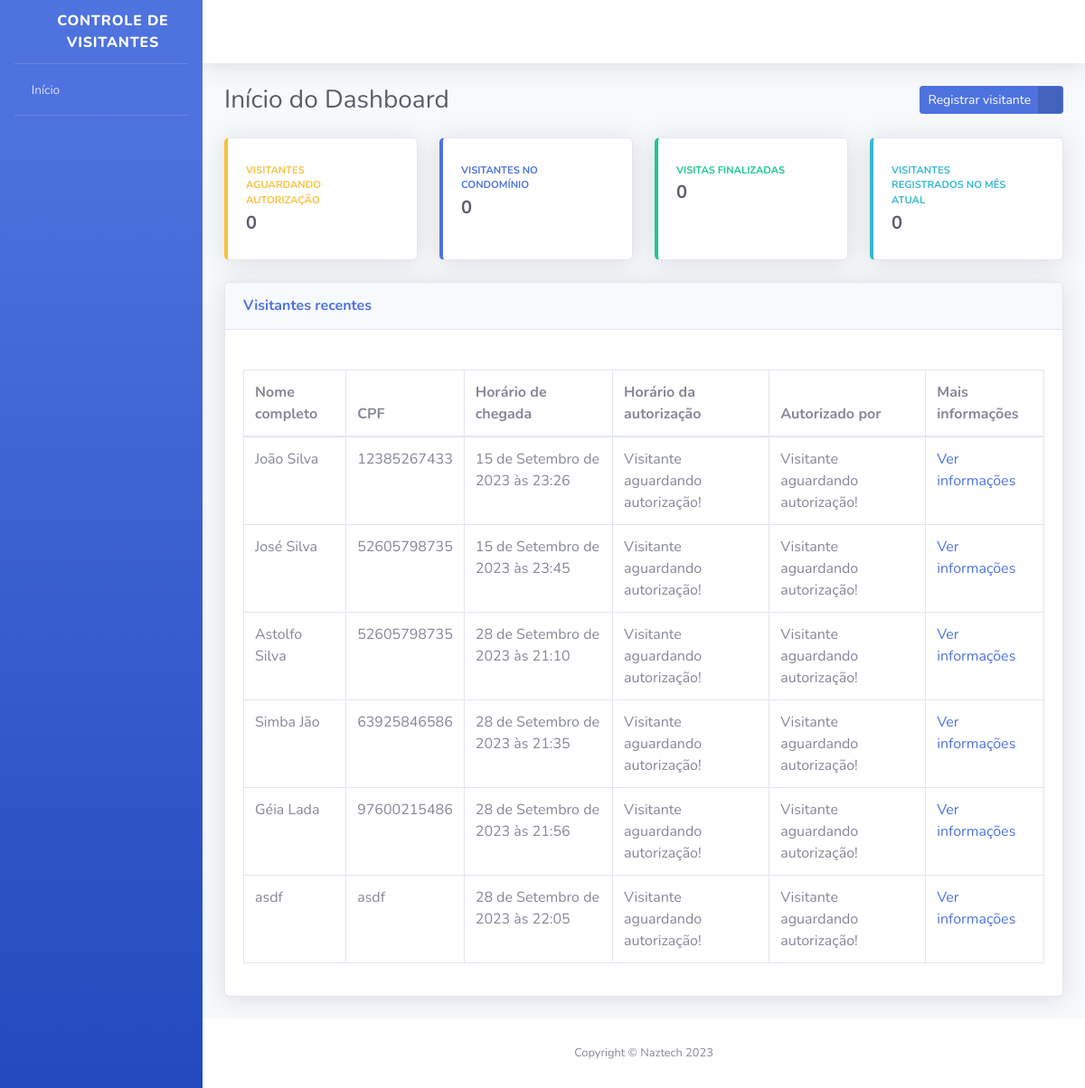
/, run on an earlier commit of the app's database.
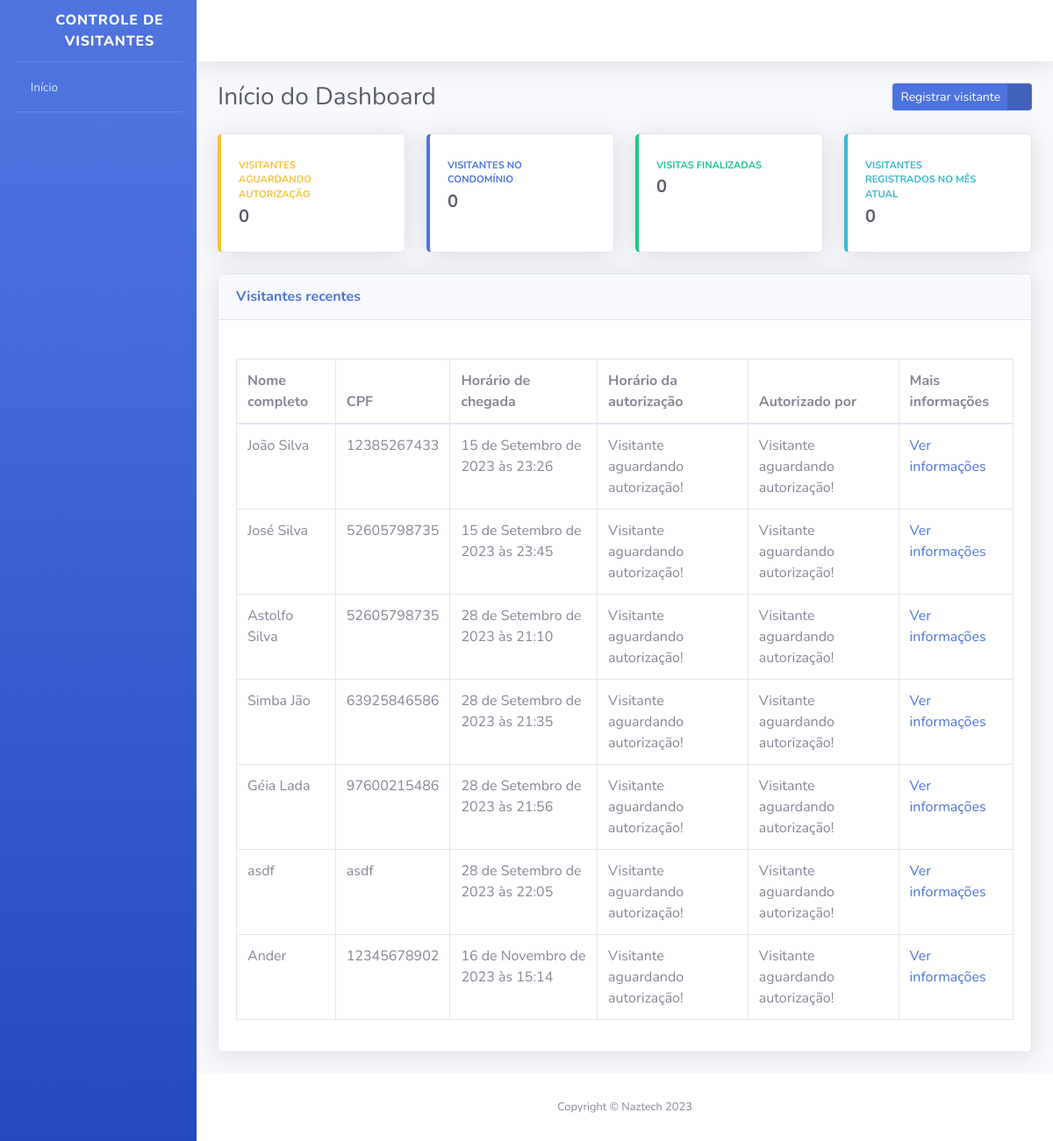
And on a later commit of the database.
### visitantes/models.py (models this page shows, shortened)
class Visitor(models.Model):
    VISITOR_STATUS = [
        ("AGUARDANDO", "Aguardando autorização"),
        ("EM_VISITA", "Em visita"),
        ("FINALIZADO", "Visita Finalizada"),
    ]
    status = models.CharField(
        verbose_name="Status",
        max_length=10,
        choices=VISITOR_STATUS,
        default="AGUARDANDO"
    )
    full_name = models.CharField(
        verbose_name="Nome completo",
        max_length=100,
        blank=False,
        null=False
    )
    cpf = models.CharField(
        verbose_name="CPF",
        max_length=11,
        null=False
    )
    birth_date = models.DateField(
        verbose_name="Data de nascimento",
        auto_now_add=False,
        auto_now=False,
        null=False
    )
    house_number = models.PositiveSmallIntegerField(
        verbose_name="Número da casa a ser visitada",
    )
    license_plate = models.CharField(
        verbose_name="Placa do veículo",
        max_length=7,
        blank=True,
        null=True
    )
    arrival_time = models.DateTimeField(
        verbose_name="Horário de chegada na portaria",
        auto_now_add=True
    )
    leave_time = models.DateTimeField(
        verbose_name="Horário de saída da portaria",
        auto_now=False,
        blank=True,
        null=True
    )
    authorization_time = models.DateTimeField(
        verbose_name="Horário de autorização de entrada",
        auto_now=False,
        blank=True,
        null=True
    )
    responsible_resident = models.CharField(
        verbose_name="Nome do morador responsável por autorizar a entrada do visitante",
        max_length=194,
        blank=True,
    )
    registered_by = models.ForeignKey(
        "porteiros.Concierge",
        verbose_name="Responsável pelo registro",
        on_delete=models.PROTECT
    )
    def get_authorization_time(self):
        if self.authorization_time:
            return self.authorization_time
        return "Visitante aguardando autorização!"
    def get_responsible_resident(self):
        if self.responsible_resident:
            return self.responsible_resident
        return "Visitante aguardando autorização!"
    class Meta:
        verbose_name = "Visitor"
        verbose_name_plural = "Visitors"
        db_table = "visitor"

### usuarios/views.py (the view)
def index(request):
    all_visitors = Visitor.objects.all()
    context = {
        "nome_pagina": "Início do Dashboard",
        "all_visitors": all_visitors,
    }
    return render(request, 'index.html', context)

### templates/index.html (shortened to what the changed rows need)
{% extends "base.html" %}
{% block content %}
<div class="container-fluid">
    <div class="d-sm-flex align-items-center justify-content-between mb-4">
        <h1 class="h3 mb-0 text-gray-800">{{nome_pagina}}</h1>
    </div>
    <div class="card shadow mb-4">
        <div class="card-body">
            <div class="table-responsive">
                <table class="table table-bordered">
                    <thead>
                        <th>Nome completo</th>
                        <th>CPF</th>
                        <th>Horário de chegada</th>
                        <th>Horário da autorização</th>
                        <th>Autorizado por</th>
                        <th>Mais informações</th>
                    </thead>
                    <tbody>
                        {% for visitor in all_visitors %}
                            <tr>
                                <td>{{ visitor.full_name }}</td>
                                <td>{{ visitor.cpf }}</td>
                                <td>{{ visitor.arrival_time }}</td>
                                <td>{{ visitor.get_authorization_time }}</td>
                                <td>{{ visitor.get_responsible_resident }}</td>
                                <td>
                                    <a href="{% url "visitor_information" id=visitor.id %}">
                                        Ver informações
                                    </a>
                                </td>
                            </tr>
                        {% endfor %}
                    </tbody>
                </table>
            </div>
        </div>
    </div>
</div>
{% endblock content %}

What changed in the data, as far as the page shows it:
added Visitor: full_name "Ander", cpf "12345678902", arrival_time "16 de Novembro de 2023 às 15:14", get_authorization_time "Visitante aguardando autorização!", get_responsible_resident "Visitante aguardando autorização!"
